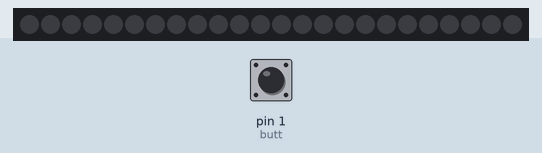
This sketch was run on a simulated Arduino Mega 2560, built with avr-gcc and run on an emulated ATmega2560. Parts: 24 RGB LEDs in strip order, left to right. The inputs (shaded band) are chosen by the test bench; at power-on: pin 1 (butt) LOW.

Above: at 1.2 s.
1.3 s: pin 1 (butt) pulled HIGH for 0.15 s
At 2.0 s:
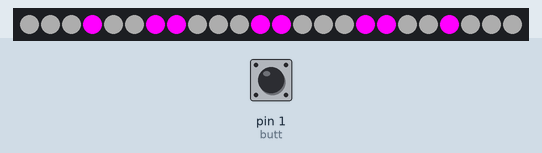
2.9 s: pin 1 (butt) pulled HIGH for 1 s
At 3.36 s:
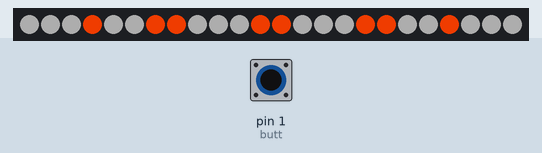
4.5 s: pin 1 (butt) pulled HIGH for 0.15 s
At 4.65 s:
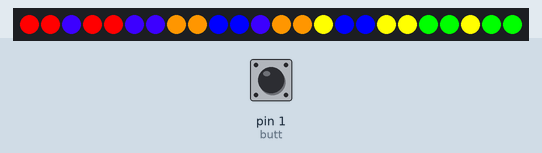
5.2 s: pin 1 (butt) pulled HIGH for 3.2 s
At 6.1 s:
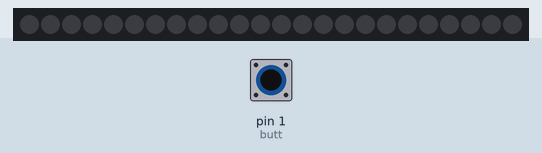
9.9 s: pin 1 (butt) pulsed HIGH 2 times (0.12 s each, 0.3 s apart)
At 10.37 s:
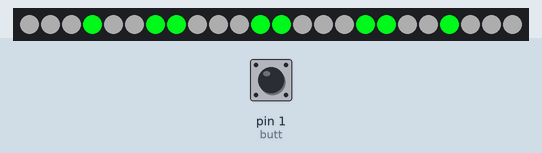
Timing chart, 0 to 12.9 s (numbered marks = the images above; inputs shaded):
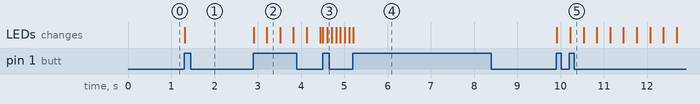

The sketch:

PopArtPCBFinal.ino
```cpp
#include <Adafruit_NeoPixel.h>
#include <Bounce2.h>
#include"frames.h"

Adafruit_NeoPixel strip (24, 0);

uint32_t Wheel(byte WheelPos) {
  WheelPos = 255 - WheelPos;
  if (WheelPos < 85) {
    return strip.Color(255 - WheelPos * 3, 0, WheelPos * 3);
  }
  if (WheelPos < 170) {
    WheelPos -= 85;
    return strip.Color(0, WheelPos * 3, 255 - WheelPos * 3);
  }
  WheelPos -= 170;  return strip.Color(WheelPos * 3, 255 - WheelPos * 3, 0);
}

//button for the pcb
Bounce butt = Bounce();

//switch variable
int stuff = 0;
//wheel index
int fade = 0;

//timer variables
long sT;
int timer;


int whichFrame = 0;

int colors [6][3] {
  {255, 0, 0},
  {255, 150, 0},
  {255, 255, 0},
  {0, 255, 0},
  {0, 0, 255},
  {60, 0, 255},
};

void setup() {
  strip.begin();
  strip.clear();
  strip.setBrightness(255);

  butt.attach(1);
  butt.interval(5);

  sT = millis();

}

void loop() {
  butt.update();

  if (butt.rose()) {
    stuff = (stuff + 1) % 4;
    strip.clear();
    strip.show();
    sT = millis();
  }

  //state machine for the lights
  switch (stuff) {
    case 0:
      offFunc();
      break;
    case 1:
      staticFunc();
      break;
    case 2:
      simpleFunc();
      break;
    case 3:
      fancyFunc();
      break;
  }
}
//////////////////////////////////////////////////////////////////////////////////////////////////////////////////////////////////////////////////////////////////
void offFunc() {
  strip.clear();
  strip.show();
}
//////////////////////////////////////////////////////////////////////////////////////////////////////////////////////////////////////////////////////////////////
void staticFunc() {
  //makes the board look like it has a purple lable and black vinyl
  for (int i = 0; i < strip.numPixels(); i++) {
    //pink record lable
    if (i == 3 || i == 6 || i == 7 || i == 11 || i == 12 || i == 16 || i == 17 || i == 20) {
      strip.setPixelColor(i, 255, 0, 255);
    }
    else{
      strip.setPixelColor (i, 50,50,50);
    }
  }
  strip.show();
}
//////////////////////////////////////////////////////////////////////////////////////////////////////////////////////////////////////////////////////////////////
void simpleFunc() {
  //rainbow fade on the lable, rest is white
  timer = 15;

  for (int i = 0; i < strip.numPixels(); i++) {

    //fade lable
    if (i == 3 || i == 6 || i == 7 || i == 11 || i == 12 || i == 16 || i == 17 || i == 20) {
      strip.setPixelColor(i, Wheel(fade));
    }
    else {
      //white outside
      strip.setPixelColor(i, 50, 50, 50);
    }
  }
  if ((millis() - sT) > timer) {
    fade = (fade + 1) % 255;
    strip.show();
    sT = millis();
  }

}
//////////////////////////////////////////////////////////////////////////////////////////////////////////////////////////////////////////////////////////////////
void fancyFunc() {
  //make a rotating record animation, maybe have the lable in the middle color fade
  timer = 100;

  for (int i = 0; i < strip.numPixels(); i++) {

    int pixAddress = pixelMap[i];
    int whichColor = animation[whichFrame][i];

    int red = colors[whichColor][0];
    int green = colors[whichColor][1];
    int blue = colors[whichColor][2];

    if (pixAddress != -1) {
      strip.setPixelColor(pixAddress, red, green, blue);
    }
  }

  if (millis() - sT > timer) {
    sT = millis();
    whichFrame = (whichFrame + 1) % 6;
    strip.show();
  }
}
//////////////////////////////////////////////////////////////////////////////////////////////////////////////////////////////////////////////////////////////////
```

Source omitted: frames.h (data table, 1354 bytes)

Measured:
- after the input at 1.3 s, the LEDs: change at once (image 1)
- after the input at 2.9 s, the LEDs: first change at once (image 2 shows a later state)
- after the input at 4.5 s, the LEDs: first change at once (image 3 shows a later state)
- after the input at 5.2 s, the LEDs: change at once (image 4)
- after the input at 9.9 s, the LEDs: first change at once (image 5 shows a later state)
